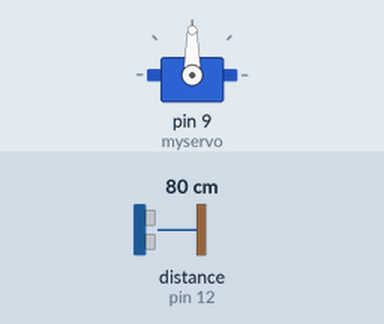
Simulated run of this sketch. Board: Arduino Uno, built with avr-gcc and run on an emulated ATmega328P. On the bench: servo. Wiring (inferred from the names in the program): ultrasonic range finder: trigger pin 11; echo pin 12. The test bench sets the inputs (shaded band); at power-on: distance to the obstacle (sensor on pin 12) 80 cm. The echo pulse lasts 58.3 µs per cm.

Above: at 1.2 s.
1.3 s: distance to the obstacle (sensor on pin 12) set to 34 cm
2.8 s: distance to the obstacle (sensor on pin 12) set to 29 cm
At 3.7 s:
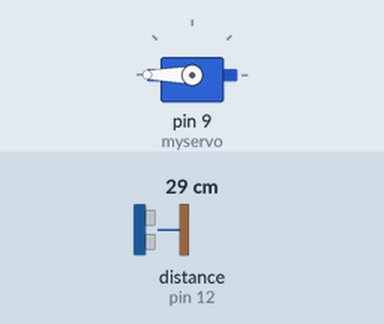
4.3 s: distance to the obstacle (sensor on pin 12) set to 35 cm
At 7.0 s:
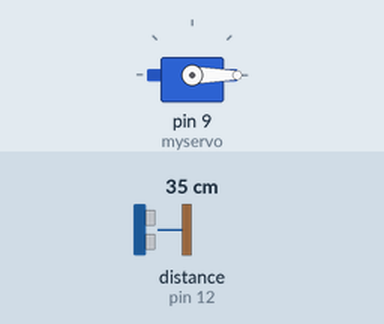
7.3 s: distance to the obstacle (sensor on pin 12) set to 2 cm
At 8.2 s:
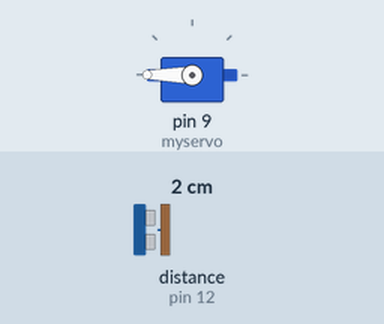
Timing chart, 0 to 9.8 s (numbered marks = the images above; inputs shaded):
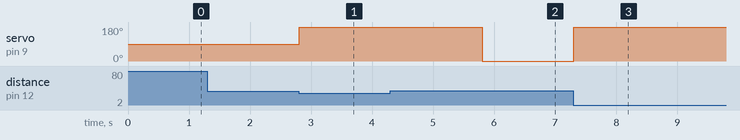

The sketch:

sensor_servo.ino
```cpp
#include<Servo.h>
int trigPin = 11;    // Trigger
int echoPin = 12;    // Echo
long duration, cm,thresh=30;
 Servo myservo;
void setup() {
  myservo.attach(9);
  Serial.begin (9600);
  //Define inputs and outputs
  pinMode(trigPin, OUTPUT);
  pinMode(echoPin, INPUT);
}

void loop() {
  for(int i=1;i<10;i++){
  digitalWrite(trigPin, LOW);
  delayMicroseconds(5);
  digitalWrite(trigPin, HIGH);
  delayMicroseconds(10);
  digitalWrite(trigPin, LOW);
  pinMode(echoPin, INPUT);
  duration = pulseIn(echoPin, HIGH);
  cm = (duration/2) / 29.1;
  if(cm<=30)
  {
    myservo.write(180);
    delay(3000);
    myservo.write(0);
  }}
}
```

Measured:
- the behaviour switches between 32 and 31 cm on distance to the obstacle (sensor on pin 12) (found by bisection; images 0 and 1)
- after the input at 1.3 s, every drawn part: stays the same
- after the input at 2.8 s, servo on pin 9 (myservo): 90° → 180° at once
- after the input at 4.3 s, servo on pin 9 (myservo): 180° → 0° after 1.5 s
- after the input at 7.3 s, servo on pin 9 (myservo): 0° → 180° at once
